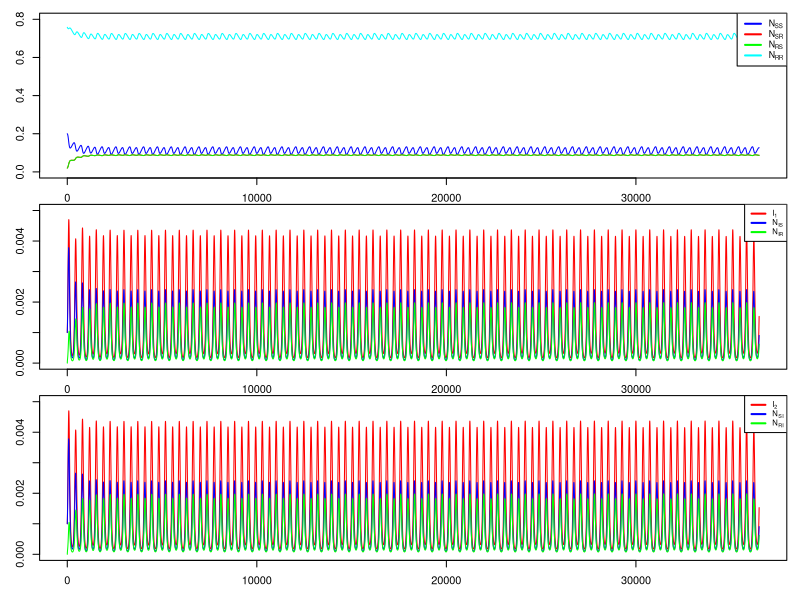
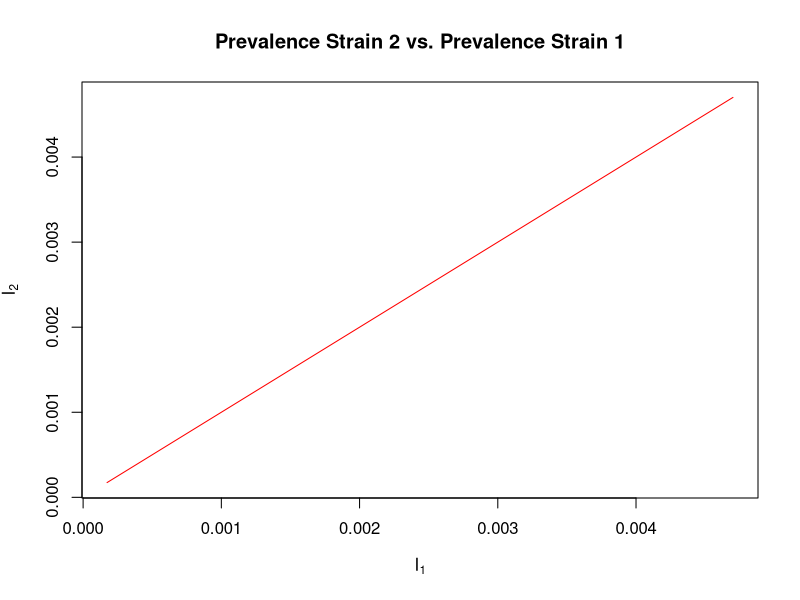

Write the R code that produced these figures, in order.
####### Two Strains with Competition ############################################################
## Two-strain model with optional sinusoidal forcing
## Implemented with deSolve (lsoda) in R
## August 2015
## Authors: Igor Vasiljevic and Sarah Cobey, 
## with R implementation by Sylvia Ranjeva 
##################################################################################################

# load package to solve ODEs from R
require(deSolve)

## Function to output system of ODE's at each time point #########################################
diff_eqs <- function(t,y,p){
  beta = p[[1]]
  gamma = p[[2]]
  mu = p[[3]]
  alpha = p[[4]]
  epsilon = p[[5]]
  omega = p[[6]]
  forcing = p[[7]]
  
  if(forcing == 1){
      force = 1 + epsilon*cos(omega*t) # seasonal forcing
  }
  if(forcing == 0){
      force = 1 # no forcing
  }
 
  N = y
  
  with(as.list(p),{
    NSS = N[1]
    NIS = N[2]
    NRS = N[3]
    NSI = N[4]
    NRI = N[5]
    NSR = N[6]
    NIR = N[7]
    I1 = NIS + NIR
    I2 = NSI + NRI
    
    #adjust transmission rate according to forcing
    beta = beta*force
    
    #differential equations
    dNSS.dt = mu - NSS*(beta[1]*I1 + beta[2]*I2) - mu*NSS
    dNIS.dt = NSS*(beta[1]*I1) - gamma[1]*NIS - mu*NIS
    dNRS.dt = gamma[1]*NIS - alpha[2]*beta[2]*I2*NRS - mu*NRS
    dNSI.dt = beta[2]*NSS*I2 - gamma[2]*NSI - mu*NSI
    dNRI.dt = alpha[2]*beta[2]*I2*NRS - gamma[2]*NRI - mu*NRI
    dNSR.dt = gamma[2]*NSI - alpha[1]*beta[1]*I1*NSR - mu*NSR
    dNIR.dt = alpha[1]*beta[1]*I1*NSR - gamma[1]*NIR - mu*NIR
    return(list(c(dNSS.dt,dNIS.dt,dNRS.dt, dNSI.dt, dNRI.dt, dNSR.dt, dNIR.dt)))
  })
}

#### Run the simulation ##############################################################################
# specify initial conditions
NSS = 0.2
NIS = 1e-3
NRS = 0.02
NRI = 0.0
NSI = 1e-3
NSR = 0.02
NIR = 0.0

# specify model parameters
beta = c(5,5)/7
gamma = c(1,1)/7
mu = 1/(10*365)
alpha = c(1,1)
epsilon = .1
omega = 2*(pi/365)
# optional observation noise
obs_sd = 0

# turn on/off forcing
forcing = 1

#specify simulation times
t_start = 0
t_end = 100*365
delta_t = .1

#parameters
params = list(beta = beta,
gamma = gamma,
mu = mu,
alpha = alpha,
epsilon = epsilon,
omega = omega,
forcing = forcing)

#time sequence
t = seq(from=t_start,to=t_end,by=delta_t)

#initial conditions
N = c(NSS, NIS, NRS, NSI, NRI, NSR, NIR)

#simulate #####################################################
out = ode(y=N,times=t,func=diff_eqs,parms=params)

time = out[,1]
I1 = out[,3] + out[,8]
I2 = out[,5] + out[,6]

# add optional observation noise
if(obs_sd > 0){
  errors <- rnorm(length(I1), mean = 1, sd = obs_sd)
  I1 <- I1*errors
  I2 <- I2*errors
}

NSS = out[,2]
NIS = out[,3]
NRS = out[,4]
NSI = out[,5]
NRI = out[,6]
NSR = out[,7]
NIR = out[,8]
NRR = 1-rowSums(out[,2:8],)

output <- data.frame(time = time,
                     NSS = NSS,
                     NIS = NIS,
                     NRS = NRS,
                     NSI = NSI,
                     NRI = NRI,
                     NSR = NSR,
                     NIR = NIR,
                     NRR = NRR,
                     I1 = I1,
                     I2 = I2)

# Plotting #############################################################

## plot time-series #####################################################
filename = "time_series.png"
png(filename)

# plotting parameters
par(mfrow = c(3, 1),     # 3x1 layout
    oma = c(2, 2, 0, 0), # two rows of text at the outer left and bottom margin
    mar = c(1, 1, 1, 1), # space for one row of text at ticks and to separate plots
    mgp = c(2, 1, 0),    # axis label at 2 rows distance, tick labels at 1 row
    xpd = FALSE)            # allow content to protrude into outer margin (and beyond)

plot(time,NSS,ylim=c(0,.8),type="l", col = "blue", lwd=1,xlab = "", ylab="Fraction Uninfected", cex = 2)
  lines(time, NSR, col="red")
  lines(time, NRS, col = "green")
  lines(time, NRR, col = "cyan")
  legend('topright', legend = c(expression('N'["SS"]), expression('N'["SR"]), expression('N'["RS"]),expression('N'["RR"]) ), lwd = 2, col = c("blue","red","green", "cyan"), cex = .8 )
plot(time, I1, ylim = c(0,.005), type = 'l', col = "red", lwd =1 ,xlab = "", ylab= "Prevalence Strain 1")
  lines(time, NIS, col = "blue")
  lines(time, NIR, col = "green")
  legend('topright', legend = c(expression('I'[1]), expression('N'["IS"]), expression('N'["IR"])) , lwd = 2, col = c("red","blue","green") , cex = .7)
plot(time, I2, ylim = c(0,.005), type = 'l', col = "red", lwd =1 , xlab = "Time", ylab= "Prevalence Strain 2")
  lines(time, NSI, col = "blue")
  lines(time, NRI, col = "green")
  legend('topright', legend = c(expression('I'[2]), expression('N'["SI"]), expression('N'["RI"])) , lwd = 2, col = c("red","blue","green"), cex = .7 )
dev.off()

## plot I1 vs I2 #####################################################
filename = "I1_vs_I2.png"
png(filename)
par(mfrow=c(1,1))
plot(I1, I2, type = 'l', col = "red", lwd =1 , xlab = expression('I'[1]), ylab= expression('I'[2]), main = "Prevalence Strain 2 vs. Prevalence Strain 1")
dev.off()
